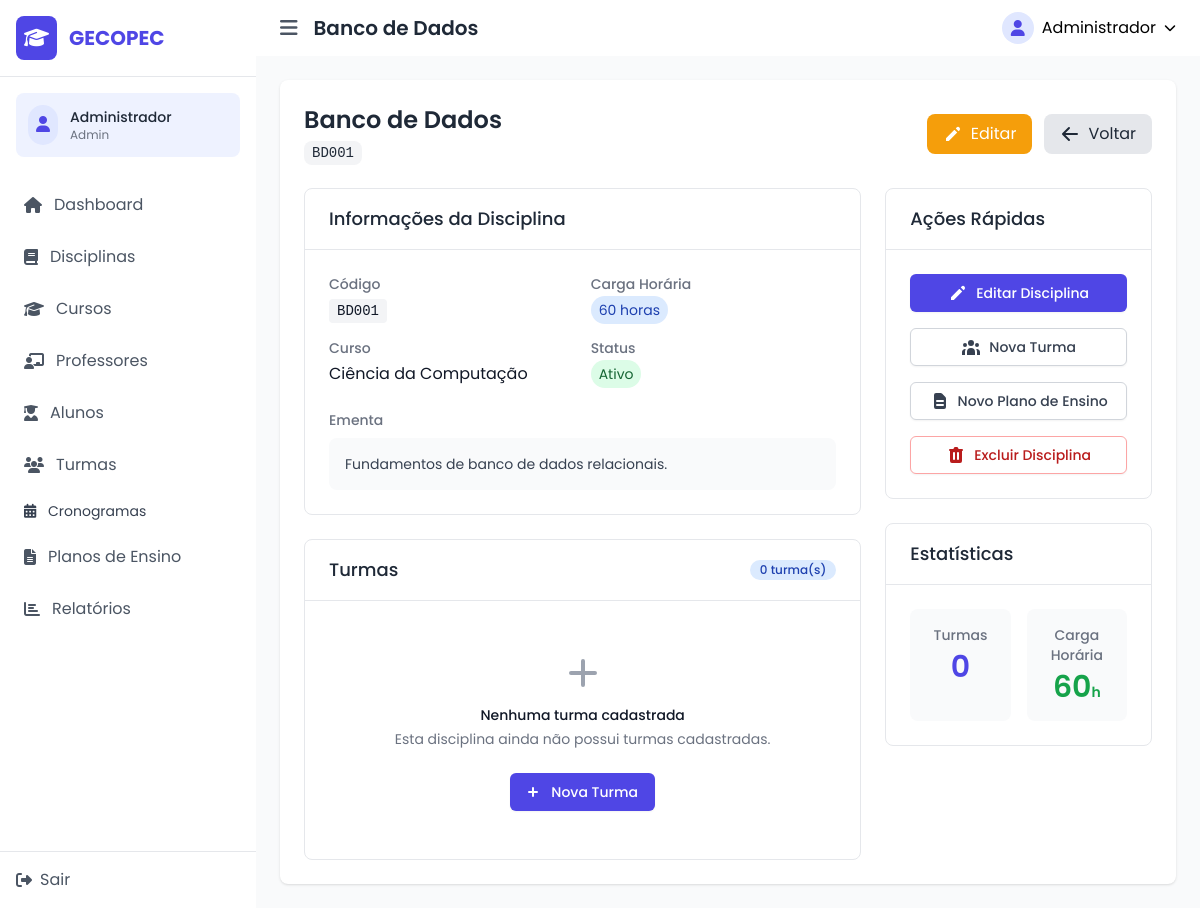
Screenshot of /index.php?page=disciplina-view&id=2 (signed in) with the database file from the repository.
### tables this page shows
CREATE TABLE IF NOT EXISTS disciplinas (
    id INT AUTO_INCREMENT PRIMARY KEY,
    nome VARCHAR(255) NOT NULL,
    codigo VARCHAR(50) UNIQUE NOT NULL,
    carga_horaria INT NOT NULL,
    ementa TEXT,
    prerequisitos VARCHAR(1000),
    curso_id INT NOT NULL,
    status ENUM('ativo', 'inativo') DEFAULT 'ativo',
    created_at TIMESTAMP DEFAULT CURRENT_TIMESTAMP,
    updated_at TIMESTAMP DEFAULT CURRENT_TIMESTAMP ON UPDATE CURRENT_TIMESTAMP,
    FOREIGN KEY (curso_id) REFERENCES cursos(id) ON DELETE CASCADE
);

CREATE TABLE IF NOT EXISTS cursos (
    id INT AUTO_INCREMENT PRIMARY KEY,
    nome VARCHAR(255) NOT NULL,
    carga_horaria INT NOT NULL,
    ementa TEXT,
    objetivos TEXT,
    coordenador_id INT,
    status ENUM('ativo', 'inativo') DEFAULT 'ativo',
    created_at TIMESTAMP DEFAULT CURRENT_TIMESTAMP,
    updated_at TIMESTAMP DEFAULT CURRENT_TIMESTAMP ON UPDATE CURRENT_TIMESTAMP,
    FOREIGN KEY (coordenador_id) REFERENCES usuarios(id) ON DELETE SET NULL
);

### controllers/DisciplinaController.php (called while the page is built, shortened)
<?php
require_once 'models/Disciplina.php';
class DisciplinaController {
    private $disciplinaModel;
    public function __construct() {
        $this->disciplinaModel = new Disciplina();
    }
    public function view() {
        $id = $_GET['id'];
        $disciplina = $this->disciplinaModel->getDisciplinaById($id);
        $turmas = $this->disciplinaModel->getTurmasByDisciplina($id);
        $data = [
            'title' => $disciplina->nome,
            'disciplina' => $disciplina,
            'turmas' => $turmas
        ];
        $this->renderView('disciplinas/view', $data);
    }
    private function renderView($view, $data = []) {
        extract($data);
        require_once 'views/templates/header.php';
        require_once 'views/' . $view . '.php';
        require_once 'views/templates/footer.php';
    }
}
?>

### lib/Database.php (called while the page is built, shortened)
<?php
class Database {
    private static $instance = null;
    private $host = DB_HOST;
    private $user = DB_USER;
    private $pass = DB_PASS;
    private $dbname = DB_NAME;
    private function __construct() {
        $dsn = 'mysql:host=' . $this->host . ';dbname=' . $this->dbname;
        $options = array(
            PDO::ATTR_PERSISTENT => true,
            PDO::ATTR_ERRMODE => PDO::ERRMODE_EXCEPTION
        );
        try {
            $this->dbh = new PDO($dsn, $this->user, $this->pass, $options);
        } catch(PDOException $e) {
            $this->error = $e->getMessage();
            echo 'Erro de conexão: ' . $this->error;
        }
    }
    public static function getInstance() {
        if (self::$instance === null) {
            self::$instance = new self();
        }
        return self::$instance->dbh;
    }
}
?>

### models/disciplina.php (called while the page is built, shortened)
<?php
require_once 'lib/Database.php';
class Disciplina {
    private $db;
    public function __construct() {
        $this->db = Database::getInstance();
    }
    public function getDisciplinaById($id) {
        try {
            $sql = 'SELECT d.*, c.nome as curso_nome
                    FROM disciplinas d
                    LEFT JOIN cursos c ON d.curso_id = c.id
                    WHERE d.id = :id';
            $stmt = $this->db->prepare($sql);
            $stmt->bindParam(':id', $id);
            $stmt->execute();
            return $stmt->fetch(PDO::FETCH_OBJ);
        } catch (Exception $e) {
            error_log("Erro ao buscar disciplina por ID: " . $e->getMessage());
            return false;
        }
    }
    public function getTurmasByDisciplina($disciplinaId) {
        try {
            $sql = 'SELECT t.*,
                           u.nome as professor_nome,
                           p.matricula as professor_matricula
                    FROM turmas t
                    LEFT JOIN professores p ON t.professor_id = p.id
                    LEFT JOIN usuarios u ON p.usuario_id = u.id
                    WHERE t.disciplina_id = :disciplina_id
                    ORDER BY t.ano DESC, t.semestre DESC';
            $stmt = $this->db->prepare($sql);
            $stmt->bindParam(':disciplina_id', $disciplinaId);
            $stmt->execute();
            return $stmt->fetchAll(PDO::FETCH_OBJ);
        } catch (Exception $e) {
            error_log("Erro ao buscar turmas da disciplina: " . $e->getMessage());
            return [];
        }
    }
}
?>

### views/disciplinas/view.php (the view, shortened to what this page needs)
<div class="bg-white rounded-lg shadow">
    <div class="p-6">
        <div class="flex justify-between items-center mb-6">
            <div>
                <h1 class="text-2xl font-semibold text-gray-800"><?php echo htmlspecialchars($disciplina->nome); ?></h1>
                <p class="text-gray-500 mt-1">
                    <span class="px-2 py-1 bg-gray-100 text-gray-800 text-sm rounded-lg font-mono">
                        <?php echo htmlspecialchars($disciplina->codigo); ?>
                    </span>
                </p>
            </div>
            <div class="flex space-x-3">
                <a href="index.php?page=disciplina-edit&id=<?php echo $disciplina->id; ?>"
                   class="flex items-center bg-amber-500 hover:bg-amber-600 text-white px-4 py-2 rounded-lg transition-colors">
                    <svg xmlns="http://www.w3.org/2000/svg" class="h-5 w-5 mr-2" viewBox="0 0 20 20" fill="currentColor">
                        <path d="M13.586 3.586a2 2 0 112.828 2.828l-.793.793-2.828-2.828.793-.793zM11.379 5.793L3 14.172V17h2.828l8.38-8.379-2.83-2.828z" />
                    </svg>
                    Editar
                </a>
                <a href="index.php?page=disciplinas"
                   class="flex items-center bg-gray-200 hover:bg-gray-300 text-gray-800 px-4 py-2 rounded-lg transition-colors">
                    <svg xmlns="http://www.w3.org/2000/svg" class="h-5 w-5 mr-2" viewBox="0 0 20 20" fill="currentColor">
                        <path fill-rule="evenodd" d="M9.707 16.707a1 1 0 01-1.414 0l-6-6a1 1 0 010-1.414l6-6a1 1 0 011.414 1.414L5.414 9H17a1 1 0 110 2H5.414l4.293 4.293a1 1 0 010 1.414z" clip-rule="evenodd" />
                    </svg>
                    Voltar
                </a>
            </div>
        </div>
        <div class="grid grid-cols-1 lg:grid-cols-3 gap-6">
            <div class="lg:col-span-2 space-y-6">
                <div class="bg-white rounded-lg border border-gray-200">
                    <div class="border-b border-gray-200 px-6 py-4">
                        <h2 class="text-lg font-medium text-gray-800">Informações da Disciplina</h2>
                    </div>
                    <div class="p-6">
                        <dl class="grid grid-cols-1 md:grid-cols-2 gap-x-4 gap-y-4">
                            <div>
                                <dt class="text-sm font-medium text-gray-500">Código</dt>
                                <dd class="mt-1 text-gray-900">
                                    <code class="px-2 py-1 bg-gray-100 rounded text-sm font-mono">
                                        <?php echo htmlspecialchars($disciplina->codigo); ?>
                                    </code>
                                </dd>
                            </div>
                            <div>
                                <dt class="text-sm font-medium text-gray-500">Carga Horária</dt>
                                <dd class="mt-1 text-gray-900">
                                    <span class="px-2 py-1 bg-blue-100 text-blue-800 rounded-full text-sm">
                                        <?php echo $disciplina->carga_horaria; ?> horas
                                    </span>
                                </dd>
                            </div>
                            <div>
                                <dt class="text-sm font-medium text-gray-500">Curso</dt>
                                <dd class="mt-1 text-gray-900">
                                    <?php echo htmlspecialchars($disciplina->curso_nome ?? 'Não informado'); ?>
                                </dd>
                            </div>
                            <div>
                                <dt class="text-sm font-medium text-gray-500">Status</dt>
                                <dd class="mt-1 text-gray-900">
                                    <?php if ($disciplina->status == 'ativo'): ?>
                                        <span class="px-2 py-1 bg-green-100 text-green-800 rounded-full text-sm">Ativo</span>
                                    <?php else: ?>
                                        <span class="px-2 py-1 bg-gray-100 text-gray-800 rounded-full text-sm">Inativo</span>
                                    <?php endif; ?>
                                </dd>
                            </div>
                        </dl>
                        <?php if (!empty($disciplina->ementa)): ?>
                            <div class="mt-6">
                                <h3 class="text-sm font-medium text-gray-500 mb-2">Ementa</h3>
                                <div class="text-gray-700 bg-gray-50 p-4 rounded-lg text-sm">
                                    <?php echo nl2br(htmlspecialchars($disciplina->ementa)); ?>
                                </div>
                            </div>
                        <?php endif; ?>
                    </div>
                </div>
                <div class="bg-white rounded-lg border border-gray-200">
                    <div class="border-b border-gray-200 px-6 py-4 flex justify-between items-center">
                        <h2 class="text-lg font-medium text-gray-800">Turmas</h2>
                        <span class="inline-flex items-center px-2.5 py-0.5 rounded-full text-xs font-medium bg-blue-100 text-blue-800">
                            <?php echo count($turmas); ?> turma(s)
                        </span>
                    </div>
                    <div class="p-6">
                        <?php if (empty($turmas)): ?>
                            <div class="text-center py-6">
                                <svg class="mx-auto h-12 w-12 text-gray-400" fill="none" stroke="currentColor" viewBox="0 0 24 24" xmlns="http://www.w3.org/2000/svg">
                                    <path stroke-linecap="round" stroke-linejoin="round" stroke-width="2" d="M12 6v6m0 0v6m0-6h6m-6 0H6"></path>
                                </svg>
                                <h3 class="mt-2 text-sm font-medium text-gray-900">Nenhuma turma cadastrada</h3>
                                <p class="mt-1 text-sm text-gray-500">
                                    Esta disciplina ainda não possui turmas cadastradas.
                                </p>
                                <div class="mt-6">
                                    <a href="index.php?page=turma-create&disciplina_id=<?php echo $disciplina->id; ?>" class="inline-flex items-center px-4 py-2 border border-transparent shadow-sm text-sm font-medium rounded-md text-white bg-indigo-600 hover:bg-indigo-700 focus:outline-none focus:ring-2 focus:ring-offset-2 focus:ring-indigo-500">
                                        <svg class="-ml-1 mr-2 h-5 w-5" fill="currentColor" viewBox="0 0 20 20" xmlns="http://www.w3.org/2000/svg">
                                            <path fill-rule="evenodd" d="M10 5a1 1 0 011 1v3h3a1 1 0 110 2h-3v3a1 1 0 11-2 0v-3H6a1 1 0 110-2h3V6a1 1 0 011-1z" clip-rule="evenodd" />
                                        </svg>
                                        Nova Turma
                                    </a>
                                </div>
                            </div>
                        <?php endif; ?>
                    </div>
                </div>
            </div>
            <div class="space-y-6">
                <div class="bg-white rounded-lg border border-gray-200">
                    <div class="border-b border-gray-200 px-6 py-4">
                        <h2 class="text-lg font-medium text-gray-800">Ações Rápidas</h2>
                    </div>
                    <div class="p-6 space-y-4">
                        <a href="index.php?page=disciplina-edit&id=<?php echo $disciplina->id; ?>"
                           class="w-full flex items-center justify-center px-4 py-2 border border-transparent rounded-md shadow-sm text-sm font-medium text-white bg-indigo-600 hover:bg-indigo-700 focus:outline-none focus:ring-2 focus:ring-offset-2 focus:ring-indigo-500">
                            <svg xmlns="http://www.w3.org/2000/svg" class="h-5 w-5 mr-2" viewBox="0 0 20 20" fill="currentColor">
                                <path d="M13.586 3.586a2 2 0 112.828 2.828l-.793.793-2.828-2.828.793-.793zM11.379 5.793L3 14.172V17h2.828l8.38-8.379-2.83-2.828z" />
                            </svg>
                            Editar Disciplina
                        </a>
                        <a href="index.php?page=turma-create&disciplina_id=<?php echo $disciplina->id; ?>"
                           class="w-full flex items-center justify-center px-4 py-2 border border-gray-300 rounded-md shadow-sm text-sm font-medium text-gray-700 bg-white hover:bg-gray-50 focus:outline-none focus:ring-2 focus:ring-offset-2 focus:ring-indigo-500">
                            Nova Turma
                        </a>
                        <a href="index.php?page=plano-ensino-create&disciplina_id=<?php echo $disciplina->id; ?>"
                           class="w-full flex items-center justify-center px-4 py-2 border border-gray-300 rounded-md shadow-sm text-sm font-medium text-gray-700 bg-white hover:bg-gray-50 focus:outline-none focus:ring-2 focus:ring-offset-2 focus:ring-indigo-500">
                            Novo Plano de Ensino
                        </a>
                        <button onclick="confirmDelete(<?php echo $disciplina->id; ?>)"
                                class="w-full flex items-center justify-center px-4 py-2 border border-red-300 rounded-md shadow-sm text-sm font-medium text-red-700 bg-white hover:bg-red-50 focus:outline-none focus:ring-2 focus:ring-offset-2 focus:ring-red-500">
                            Excluir Disciplina
                        </button>
                    </div>
                </div>
                <div class="bg-white rounded-lg border border-gray-200">
                    <div class="border-b border-gray-200 px-6 py-4">
                        <h2 class="text-lg font-medium text-gray-800">Estatísticas</h2>
                    </div>
                    <div class="p-6">
                        <dl class="grid grid-cols-2 gap-4 text-center">
                            <div class="bg-gray-50 rounded-lg p-4">
                                <dt class="text-sm font-medium text-gray-500">Turmas</dt>
                                <dd class="mt-1 text-3xl font-semibold text-indigo-600"><?php echo count($turmas); ?></dd>
                            </div>
                            <div class="bg-gray-50 rounded-lg p-4">
                                <dt class="text-sm font-medium text-gray-500">Carga Horária</dt>
                                <dd class="mt-1 text-3xl font-semibold text-green-600"><?php echo $disciplina->carga_horaria; ?><span class="text-sm">h</span></dd>
                            </div>
                        </dl>
                    </div>
                </div>
            </div>
        </div>
    </div>
</div>

### rows the page displays
disciplinas: nome "Banco de Dados", codigo "BD001", carga_horaria "60", curso.nome "Ciência da Computação", ementa "Fundamentos de banco de dados relacionais."

### other values shown
APP_NAME "GECOPEC"
$_SESSION['usuario_nome'] "Administrador"
$_SESSION['usuario_tipo'] "Admin"
$title "Banco de Dados"
count($turmas) "0"
